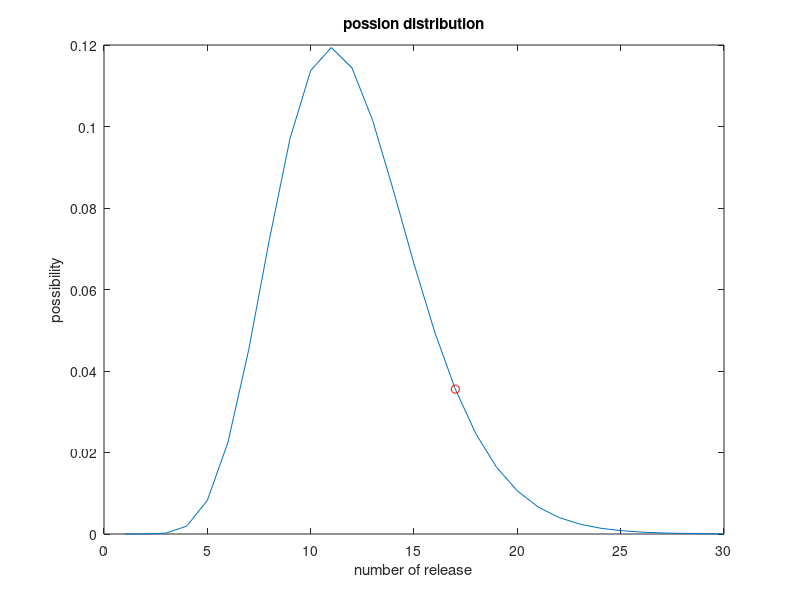

Write MATLAB code to recreate this figure.
close all;
clc;
% Workshop Purposes: For a binomial distribution needs p and q values
p = 0.6; % success of trial
q = 1 - p; % failure of trial
%
n = 30; % the total number of trials
k = 0:n; % the trial number
lambda = 11;

prob_dist = poisspdf(lambda,k);
figure(3);
plot(k,prob_dist);
hold on;
for i = 1:10
ktest = round(n*rand(1));
p_test=poisspdf(lambda,ktest);
q_test=rand(1);
if p_test >=q_test
    prob_test = poisspdf(lambda,ktest);
    plot(ktest,prob_test,'ro');
end
end
hold off;

title('possion distribution');
xlabel('number of release'); ylabel('possibility');